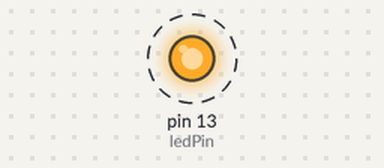
Simulated run of this program. Board: Arduino Uno, built with avr-gcc and run on an emulated ATmega328P. On the bench: output pins drawn as LEDs (lit = HIGH). Dashed ring = blinking.

Above: at 0.2 s.
Timing chart, 0 to 3.0 s (numbered marks = the images above):
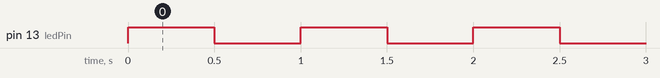

Measured:
- by itself, pin 13 (ledPin): alternates HIGH for 0.50 s and LOW for 0.50 s

The program:

main.cpp
```cpp
#include "Arduino.h"

int ledPin = 13;                // LED connected to digital pin 13

void setup()
{
    pinMode(ledPin, OUTPUT);      // sets the digital pin as output
}

void loop()
{
    digitalWrite(ledPin, HIGH);   // sets the LED on
    delay(500);                  // waits for a second
    digitalWrite(ledPin, LOW);    // sets the LED off
    delay(500);                  // waits for a second
}
```
